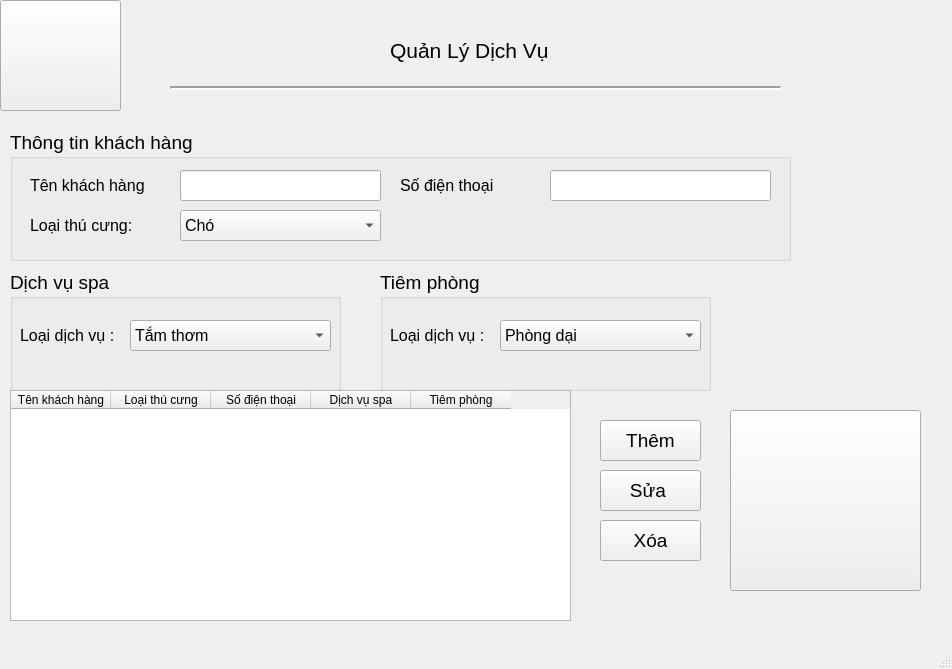
<?xml version="1.0" encoding="UTF-8"?>
<ui version="4.0">
 <class>MainWindow</class>
 <widget class="QMainWindow" name="MainWindow">
  <property name="geometry">
   <rect>
    <x>0</x>
    <y>0</y>
    <width>952</width>
    <height>669</height>
   </rect>
  </property>
  <property name="windowTitle">
   <string>MainWindow</string>
  </property>
  <widget class="QWidget" name="centralwidget">
   <widget class="QPushButton" name="pushButton">
    <property name="geometry">
     <rect>
      <x>0</x>
      <y>0</y>
      <width>121</width>
      <height>111</height>
     </rect>
    </property>
    <property name="styleSheet">
     <string notr="true">border-image: url(:/newPrefix/Pet Haven.png);</string>
    </property>
    <property name="text">
     <string/>
    </property>
   </widget>
   <widget class="QPushButton" name="pushButton_2">
    <property name="geometry">
     <rect>
      <x>730</x>
      <y>410</y>
      <width>191</width>
      <height>181</height>
     </rect>
    </property>
    <property name="styleSheet">
     <string notr="true">border-image: url(:/newPrefix/self-service.png);</string>
    </property>
    <property name="text">
     <string/>
    </property>
   </widget>
   <widget class="QLabel" name="label">
    <property name="geometry">
     <rect>
      <x>390</x>
      <y>30</y>
      <width>231</width>
      <height>41</height>
     </rect>
    </property>
    <property name="font">
     <font>
      <pointsize>16</pointsize>
     </font>
    </property>
    <property name="text">
     <string>Quản Lý Dịch Vụ </string>
    </property>
   </widget>
   <widget class="Line" name="line_2">
    <property name="geometry">
     <rect>
      <x>170</x>
      <y>80</y>
      <width>611</width>
      <height>16</height>
     </rect>
    </property>
    <property name="lineWidth">
     <number>2</number>
    </property>
    <property name="orientation">
     <enum>Qt::Horizontal</enum>
    </property>
   </widget>
   <widget class="QGroupBox" name="groupBox">
    <property name="geometry">
     <rect>
      <x>10</x>
      <y>130</y>
      <width>781</width>
      <height>131</height>
     </rect>
    </property>
    <property name="font">
     <font>
      <pointsize>14</pointsize>
     </font>
    </property>
    <property name="title">
     <string>Thông tin khách hàng</string>
    </property>
    <widget class="QLabel" name="label_3">
     <property name="geometry">
      <rect>
       <x>20</x>
       <y>40</y>
       <width>131</width>
       <height>31</height>
      </rect>
     </property>
     <property name="font">
      <font>
       <pointsize>12</pointsize>
      </font>
     </property>
     <property name="text">
      <string>Tên khách hàng</string>
     </property>
    </widget>
    <widget class="QLabel" name="label_4">
     <property name="geometry">
      <rect>
       <x>20</x>
       <y>80</y>
       <width>131</width>
       <height>31</height>
      </rect>
     </property>
     <property name="font">
      <font>
       <pointsize>12</pointsize>
      </font>
     </property>
     <property name="text">
      <string>Loại thú cưng:</string>
     </property>
    </widget>
    <widget class="QLabel" name="label_6">
     <property name="geometry">
      <rect>
       <x>390</x>
       <y>40</y>
       <width>131</width>
       <height>31</height>
      </rect>
     </property>
     <property name="font">
      <font>
       <pointsize>12</pointsize>
      </font>
     </property>
     <property name="text">
      <string>Số điện thoại</string>
     </property>
    </widget>
    <widget class="QLineEdit" name="tb_t">
     <property name="geometry">
      <rect>
       <x>540</x>
       <y>40</y>
       <width>221</width>
       <height>31</height>
      </rect>
     </property>
     <property name="font">
      <font>
       <pointsize>10</pointsize>
      </font>
     </property>
    </widget>
    <widget class="QLineEdit" name="tb_m">
     <property name="geometry">
      <rect>
       <x>170</x>
       <y>40</y>
       <width>201</width>
       <height>31</height>
      </rect>
     </property>
     <property name="font">
      <font>
       <pointsize>10</pointsize>
      </font>
     </property>
    </widget>
    <widget class="QComboBox" name="cb_l">
     <property name="geometry">
      <rect>
       <x>170</x>
       <y>80</y>
       <width>201</width>
       <height>31</height>
      </rect>
     </property>
     <property name="font">
      <font>
       <pointsize>12</pointsize>
      </font>
     </property>
     <item>
      <property name="text">
       <string>Chó</string>
      </property>
     </item>
     <item>
      <property name="text">
       <string>Mèo</string>
      </property>
     </item>
    </widget>
   </widget>
   <widget class="QGroupBox" name="groupBox_4">
    <property name="geometry">
     <rect>
      <x>380</x>
      <y>270</y>
      <width>331</width>
      <height>121</height>
     </rect>
    </property>
    <property name="font">
     <font>
      <pointsize>14</pointsize>
     </font>
    </property>
    <property name="title">
     <string>Tiêm phòng</string>
    </property>
    <widget class="QLabel" name="label_7">
     <property name="geometry">
      <rect>
       <x>10</x>
       <y>50</y>
       <width>111</width>
       <height>31</height>
      </rect>
     </property>
     <property name="font">
      <font>
       <pointsize>12</pointsize>
      </font>
     </property>
     <property name="text">
      <string>Loại dịch vụ :</string>
     </property>
    </widget>
    <widget class="QComboBox" name="cb_l_4">
     <property name="geometry">
      <rect>
       <x>120</x>
       <y>50</y>
       <width>201</width>
       <height>31</height>
      </rect>
     </property>
     <property name="font">
      <font>
       <pointsize>12</pointsize>
      </font>
     </property>
     <item>
      <property name="text">
       <string>Phòng dại</string>
      </property>
     </item>
     <item>
      <property name="text">
       <string>Phòng ký sinh</string>
      </property>
     </item>
    </widget>
   </widget>
   <widget class="QGroupBox" name="groupBox_2">
    <property name="geometry">
     <rect>
      <x>10</x>
      <y>270</y>
      <width>331</width>
      <height>121</height>
     </rect>
    </property>
    <property name="font">
     <font>
      <pointsize>14</pointsize>
     </font>
    </property>
    <property name="title">
     <string>Dịch vụ spa</string>
    </property>
    <widget class="QLabel" name="label_2">
     <property name="geometry">
      <rect>
       <x>10</x>
       <y>50</y>
       <width>111</width>
       <height>31</height>
      </rect>
     </property>
     <property name="font">
      <font>
       <pointsize>12</pointsize>
      </font>
     </property>
     <property name="text">
      <string>Loại dịch vụ :</string>
     </property>
    </widget>
    <widget class="QComboBox" name="cb_l_2">
     <property name="geometry">
      <rect>
       <x>120</x>
       <y>50</y>
       <width>201</width>
       <height>31</height>
      </rect>
     </property>
     <property name="font">
      <font>
       <pointsize>12</pointsize>
      </font>
     </property>
     <item>
      <property name="text">
       <string>Tắm thơm</string>
      </property>
     </item>
     <item>
      <property name="text">
       <string>Cắt tỉa lông</string>
      </property>
     </item>
    </widget>
   </widget>
   <widget class="QTableWidget" name="tableWidget">
    <property name="geometry">
     <rect>
      <x>10</x>
      <y>390</y>
      <width>561</width>
      <height>231</height>
     </rect>
    </property>
    <property name="rowCount">
     <number>0</number>
    </property>
    <property name="columnCount">
     <number>5</number>
    </property>
    <attribute name="horizontalHeaderVisible">
     <bool>true</bool>
    </attribute>
    <attribute name="horizontalHeaderCascadingSectionResizes">
     <bool>false</bool>
    </attribute>
    <attribute name="horizontalHeaderHighlightSections">
     <bool>true</bool>
    </attribute>
    <column>
     <property name="text">
      <string>Tên khách hàng</string>
     </property>
    </column>
    <column>
     <property name="text">
      <string>Loại thú cưng</string>
     </property>
    </column>
    <column>
     <property name="text">
      <string>Số điện thoại</string>
     </property>
    </column>
    <column>
     <property name="text">
      <string>Dịch vụ spa</string>
     </property>
    </column>
    <column>
     <property name="text">
      <string>Tiêm phòng</string>
     </property>
    </column>
   </widget>
   <widget class="QPushButton" name="bt_t">
    <property name="geometry">
     <rect>
      <x>600</x>
      <y>420</y>
      <width>101</width>
      <height>41</height>
     </rect>
    </property>
    <property name="font">
     <font>
      <pointsize>14</pointsize>
     </font>
    </property>
    <property name="text">
     <string>Thêm</string>
    </property>
   </widget>
   <widget class="QPushButton" name="bt_t_2">
    <property name="geometry">
     <rect>
      <x>600</x>
      <y>470</y>
      <width>101</width>
      <height>41</height>
     </rect>
    </property>
    <property name="font">
     <font>
      <pointsize>14</pointsize>
     </font>
    </property>
    <property name="text">
     <string>Sửa </string>
    </property>
   </widget>
   <widget class="QPushButton" name="bt_x">
    <property name="geometry">
     <rect>
      <x>600</x>
      <y>520</y>
      <width>101</width>
      <height>41</height>
     </rect>
    </property>
    <property name="font">
     <font>
      <pointsize>14</pointsize>
     </font>
    </property>
    <property name="text">
     <string>Xóa</string>
    </property>
   </widget>
  </widget>
  <widget class="QMenuBar" name="menubar">
   <property name="geometry">
    <rect>
     <x>0</x>
     <y>0</y>
     <width>952</width>
     <height>21</height>
    </rect>
   </property>
  </widget>
  <widget class="QStatusBar" name="statusbar"/>
 </widget>
 <resources>
  <include location="qldv.qrc"/>
 </resources>
 <connections/>
</ui>
